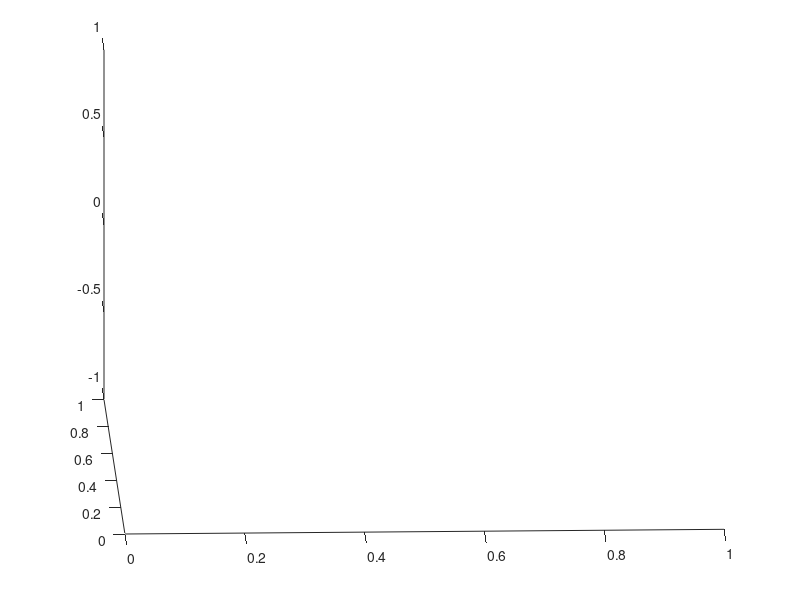

Source code (MATLAB): (Note: this script raises an error after producing the figure.)
clear all;
%warning off all;
clc;
tau_1=0.5;
tau_2=0.25;
omega_e_free=0;
k_vco=1;

PLLSys = @(t, z, tau_1, tau_2, omega_e_free)([omega_e_free - k_vco * (...
    1 / tau_1 * z(2) + (tau_1 * tau_2 - 1) / tau_1 * z(3) + sin(z(1))...
    ),sin(z(1)),- tau_1 * z(3) + sin(z(1))]');
sys = @(t,z) PLLSys(t, z, tau_1, tau_2, omega_e_free);
Event = @(t, z, initial_theta_e)deal([1*((abs(z(1) - round(z(1)/2/pi)*2*pi) ...
    + abs(z(2)) + abs(z(3)) >= 1.e-4) && (abs(initial_theta_e - z(1)) >= 2*pi)),1,0]);
len = 20;
%xoverFcn = @(t, z) Event(t, z);
%options = odeset('RelTol', 1.e-3, 'AbsTol', 1.e-3, 'events', xoverFcn);
view(-2,21);


hold on;
step=1;
for x_1_initial=-3.1:step:3
    for x_2_initial=-6:step:6.2
        for theta_e_initial=-pi:step:pi
            min=0;max=0;
            
            xoverFcn = @(t, z) Event(t, z, theta_e_initial);
            options = odeset('RelTol', 1.e-3, 'AbsTol', 1.e-3, 'events', xoverFcn);
            [T,Y] = ode15s(sys, [0 len], [theta_e_initial x_1_initial x_2_initial], options);
            %min_y = min(Y(:,1,1));
            %max_y = max(Y(:,1,1));
            min=theta_e_initial;
            max=theta_e_initial;
            
            for i=1:length(T)
                if(Y(i,1)>max) max=Y(i,1);
                end
                if(Y(i,1)<min) min=Y(i,1);
                end
            end
            
            if(max-min<2*pi)
                scatter3(theta_e_initial, x_1_initial, x_2_initial, 'green', 'LineWidth', 1);
                plot3(Y(:, 1), Y(:, 2), Y(:, 3), 'blue', 'LineWidth', 1);
            end
        end
    end
end

xlabel('\textbf{$\theta_e$}','Interpreter','latex', 'fontsize',20);
ylabel('\textbf{$x_1$}','Interpreter','latex', 'fontsize',20,'rotation',0);
zlabel('\textbf{$x_2$}','Interpreter','latex', 'fontsize',20,'rotation',0);
grid on;
clear T Y;
